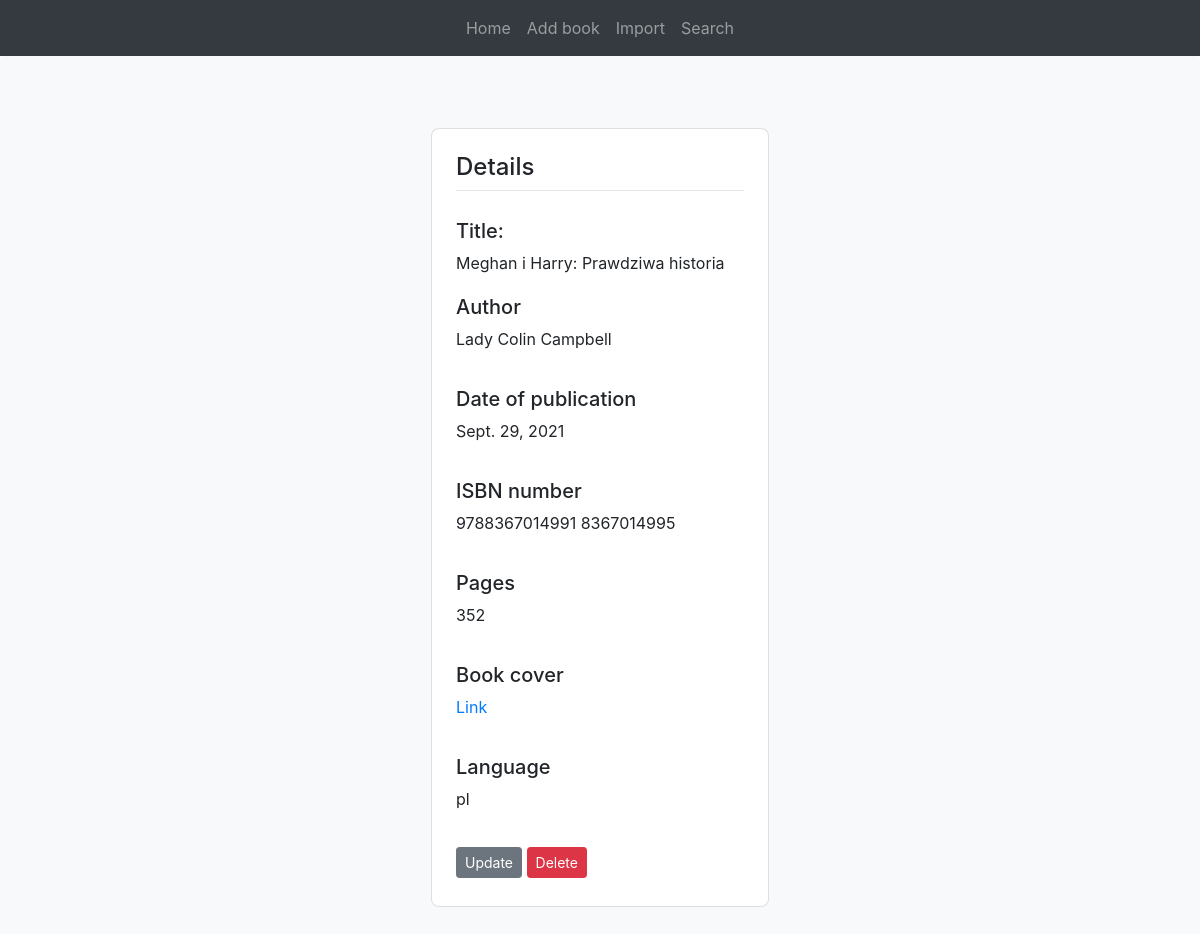
Page /book/13/ on the committed database.
### book/models.py (models this page shows, shortened)
class Book(models.Model):
    title = models.CharField(max_length=100)
    author = models.CharField(max_length=100) #moze zmienie typ na ForeignKey
    date_pub = models.DateField()
    number_ISBN = models.CharField(max_length=100)
    pages = models.IntegerField(blank = True, default=0)
    book_covers = models.URLField(blank = True)
    language = models.CharField(max_length=100, blank = True)

### book/views.py (the view)
# urls.py: path('book/<int:pk>/', BookDetailView.as_view(), name = 'book-detail'),
class BookDetailView(DetailView):
    model = Book
    template_name = 'book/detail.html'

### book/templates/book/detail.html (shortened to what this page needs)
{% extends "book/base.html" %}
{% block content %}
    <section class="vh-100">
        <div class="row d-flex justify-content-center align-items-center h-100">
            <div class="col col-lg-6 mb-4 mb-lg-0">
            <div class="card mb-3" style="border-radius: .5rem;">
                <div class="card-body p-4">
                <h4>Details</h4>
                <hr class="mt-0 mb-4">
                <div class="row pt-1">
                    <div class="col mb-3">
                    <h5>Title: </h5>
                    <a1> {{ object.title }} </a>
                    </div>
                </div>
                <div class="row pt-1">
                    <div class="col mb-3">
                    <h5>Author</h5>
                    <p>{{ object.author }}</p>
                    </div>
                </div>
                <div class="row pt-1">
                    <div class="col mb-3">
                    <h5>Date of publication</h5>
                    <p>{{ object.date_pub }}</p>
                    </div>
                </div>
                <div class="row pt-1">
                    <div class="col mb-3">
                    <h5>ISBN number</h5>
                    <p>{{ object.number_ISBN }}</p>
                    </div>
                </div>
                <div class="row pt-1">
                    <div class="col mb-3">
                    <h5>Pages</h5>
                    <p>{{ object.pages }}</p>
                    </div>
                </div>
                <div class="row pt-1">
                    <div class="col mb-3">
                    <h5>Book cover</h5>
                    {% if book.book_covers == '' %}
                        <p> - </p>
                    {% else %}
                        <p><a href = "{{ book.book_covers }}" target=blank> Link</a></p>
                    {% endif %}
                    </div>
                </div>
                <div class="row pt-1">
                    <div class="col mb-3">
                    <h5>Language</h5>
                    <p>{{ object.language }}</p>
                    </div>
                </div>
                <div>
                    <a class = "btn btn-secondary btn-sm mt-1 mb-1" href = "{% url 'book-update' object.id %}">Update</a>
                    <a class = "btn btn-danger btn-sm mt-1 mb-1" href = "{% url 'book-delete' object.id %}">Delete</a>
                </div>
            </div>
            </div>
        </div>
        </div>
    </section>
{% endblock content %}

### rows in the picture
Book: title "Meghan i Harry: Prawdziwa historia", author "Lady Colin Campbell", date_pub "Sept. 29, 2021", number_ISBN "9788367014991 8367014995", pages "352", language "pl"
